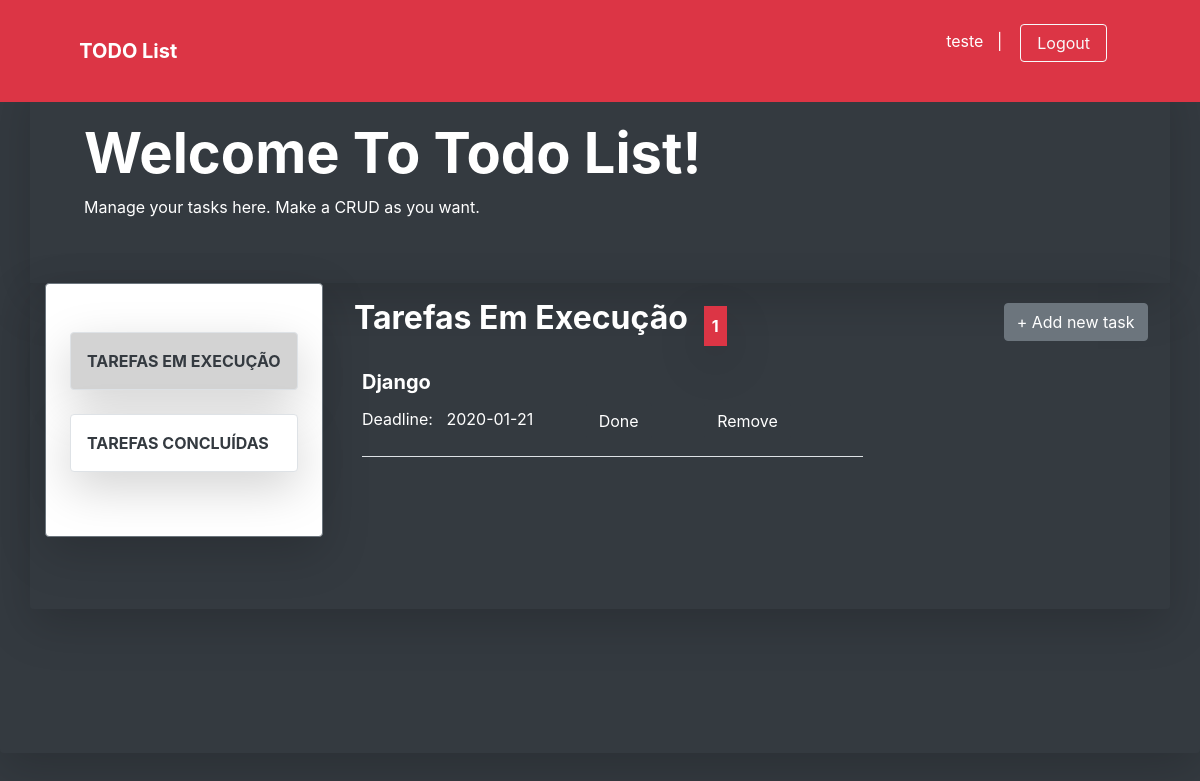
The app's page /task_doing (signed in) with its own data.
### app/models/tables.py (models this page shows, shortened)
class User(db.Model):
    __tablename__ = 'users'
    id = db.Column(db.Integer, primary_key=True)
    username = db.Column(db.String(50),
        unique=True,
        nullable=False
    )
    password = db.Column(db.String)
    name = db.Column(db.String)
    email = db.Column(db.String, unique=True)
    @property
    def is_authenticated(self):
        return True

class Task(db.Model):
    __tablename__ = 'tasks'
    id = db.Column(db.Integer, primary_key=True)
    task_name = db.Column(db.String, unique=True)
    description = db.Column(db.Text)
    start_date = db.Column(
        db.String,
        server_default=db.func.now(),
        nullable=False
    )
    done_status = db.Column(db.Boolean, default=False)
    deadline = db.Column(db.String, nullable=True)
    user_id = db.Column(db.Integer, db.ForeignKey('users.id'))
    task_owner = db.relationship('User', foreign_keys=user_id)

### app/controllers/default.py (the view)
@app.route('/task_doing', methods=['GET', 'POST'])
@login_required
def task_doing():
    task_form = TaskForm()
    tasks = Task.query.filter_by(user_id=current_user.id)
    task_doing_amount = 0
    for t in tasks:
        if t.done_status == False:
            task_doing_amount += 1
    return render_template(
        'task_doing.html',
        tasks=tasks,
        task_form=task_form,
        amount=task_doing_amount
    )

### app/controllers/default.py (called while the page is built)
@login_manager.user_loader
def load_user(id):
    return User.query.filter_by(id=id).first()

### app/templates/task_doing.html (shortened to what this page needs)
{% extends 'base-dashboard.html' %}
{% block content %}
<main role="main" class="shadow-lg bg-dark rounded">
    <div class="shadow-lg container bg-dark text-white py-5">
        <div class="container ml-4">
           <h1 class="display-4 font-weight-bolder text-capitalize">Welcome to todo list!</h1>
           <p>Manage your tasks here. Make a CRUD as you want.</p>
        </div>
    </div>
    <div class="shadow-lg container  w-100 row mx-auto rounded">
        <div class="shadow-lg w-25 row border border-secondary py-5 mb-auto ml-0 bg-white rounded">
            <div class="list-group rounded mx-auto my-auto">
                <a id="active_doing" class="shadow-lg border list-group-item list-group-item-action text-dark font-weight-bolder text-uppercase p-3 mb-4 rounded" href="{{ url_for('task_doing') }}">tarefas em execução</a>
                <a class="shadow-lg border list-group-item list-group-item-action text-dark font-weight-bolder text-uppercase p-3 mb-3 rounded" href="{{ url_for('task_done') }}">tarefas concluídas</a>
            </div>
        </div>
        <div class="w-75 mx-auto">
            <div id="btn-add" class="text-white font-weight-bold">
                <button type="button" class="btn btn-secondary" data-toggle="modal" data-target="#myModal">
                    &plus; Add new task
                </button>
            </div>
            <div id="all-task" class=" row col col-sm-8 col-md-8 col-lg-8 col-xl-8 text-white text-capitalize ml-2">
                <h2 class="display-7 text-white text-capitalize font-weight-bolder mb-3 p-3">Tarefas em execução</h2><p class="my-auto p-2 btn-danger shadow-lg text-white font-weight-bolder">{{amount}}</p>
                {% for t in tasks[::-1] %}
                    {% if t.done_status == False and t.deadline != None %}
                        <div class="ml-4 text-white text-capitalize w-100 border-bottom mb-4">
                            <a title="Click to update this task" class="text-decoration-none text-white" href="{{ url_for('task_pre_update', task_id=t.id) }}">
                                <h5><strong>{{ t.task_name }}</strong></h5>
                            </a>
                            <p class="d-inline">Deadline: &nbsp; {{ t.deadline }}
                              <form method="POST" action="{{ url_for('task_done') }}" class="d-inline ml-5" >
                                <button type="submit" class="btn btn-dark">Done</button>
                              </form>
                              <form method="POST" action="{{ url_for('task_delete') }}" class="d-inline ml-5" >
                                <button type="submit" class="btn btn-dark">Remove</button>
                              </form>
                            </p>
                        </div>
                    {% endif %}
                {% endfor %}
            </div>
        </div>
        <div class="container">
        </div>
        <br><br><br>
    </div>
    <br><br><br>
    <br><br><br>
</main>
{% endblock %}

### app/templates/base-dashboard.html (shortened to what this page needs)
<!doctype html>
<html lang="pt-br">
<head>
    <link
        href="{{ url_for('static', filename='css/bootstrap.min.css') }}"
        rel="stylesheet"
>
    <link href="{{ url_for('static', filename='css/mystyle.css') }}"
        rel="stylesheet" >
</head>
<body class="my-0 mx-auto py-0 bg-dark">
    <nav class="navbar navbar-expand-md fixed-top bg-danger ">
      <div class="container mx-auto py-3">
        <a class="navbar-brand w-75 mx-auto text-decoration-none text-white font-weight-bolder " href="#">TODO List</a>
          {% if current_user.is_authenticated %}
            <p class="text-white">{{ current_user.username }} &nbsp;&nbsp;| &nbsp;&nbsp;
              <button class="btn btn-outline-light px-3 mr-5 my-2 my-sm-0" onclick="go2logout()">
                Logout
              </button>
            </p>
          {% endif %}
      </div>
    </nav><br><br><br>
    {% block content %}
    {% endblock %}
    <br><br><br>
    <br><br><br>
</body>
</html>

### app/static/css/mystyle.css (style rules this page uses)
div#btn-add { position: relative; float: right; margin: 20px auto; }
a#active_doing { background-color: LightGray; color: #ffffff; }

### records on screen
User: username "teste"
Task: task_name "Django", deadline "2020-01-21"

### other values on screen
{{ amount }} "1"
